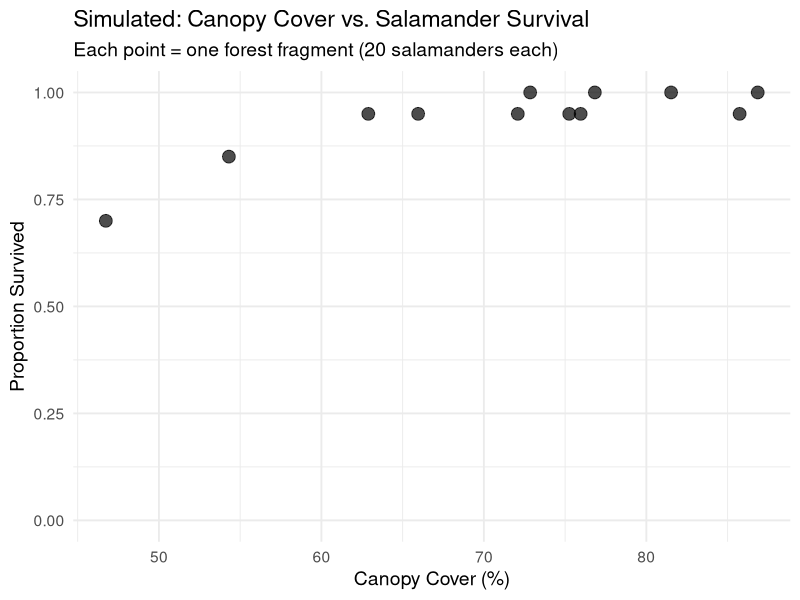

The R script that drew this image:
## ---- chunk 1
library(tidyverse)
library(lme4)  # for mixed models later

set.seed(42)

# Define the experimental structure - assigning the number of sites(n=12), salamanders per site (n = 20), and the total number of salamanders (n = 240)
n_fragments <- 12
n_salamanders_per_fragment <- 20
n_total <- n_fragments * n_salamanders_per_fragment

# Define the truth   
true_intercept <- -3.5   ##"beginning" survival - intercept
true_canopy_effect <- 0.09  ##log odds of survival rate  

# Create fragment-level data- fragments 1-12, with minimum canopy = 40 and max = 90
fragment_data <- data.frame(
  fragment_id = 1:n_fragments, ## get 12 rows with ID = 1- 12
  canopy_cover = runif(n_fragments, min = 40, max = 90) ## canopy cover ranging from 40-90
)

# Create salamander-level data (each salamander belongs to a fragment)
salamander_data <- data.frame(
  salamander_id = 1:n_total, ## give unique ID to each 240 slamanders
  fragment_id = rep(1:n_fragments, each = n_salamanders_per_fragment) ## assign 1 fragment ID to every 20 salamanders
)

# Merge to get canopy cover for each salamander
salamander_data <- salamander_data %>%
  left_join(fragment_data, by = "fragment_id") ##join data into one major dataset

# Simulate survival using logistic regression formula
salamander_data <- salamander_data %>%
  mutate(
    log_odds = true_intercept + true_canopy_effect * canopy_cover,##odds of survival given canopy effect(.09) times canopy cover
    prob_survival = 1 / (1 + exp(-log_odds)), ##return the probability of survival from log odds of survival
    survived = rbinom(n_total, size = 1, prob = prob_survival) ##pull random  variables(1= survived, 0 = dead) from binomial dist. given prob survival of that fragment
  )

# Look at the data
head(salamander_data)
summary(salamander_data)

# Visualize: proportion surviving in each fragment- summarizing data to just canopy cover and fragment ID
fragment_summary <- salamander_data %>%
  group_by(fragment_id, canopy_cover) %>%
  summarise(
    n_survived = sum(survived),
    n_total = n(),
    prop_survived = n_survived / n_total,
    .groups = "drop"
  )

ggplot(fragment_summary, aes(x = canopy_cover, y = prop_survived)) +
  geom_point(size = 4, alpha = 0.7) +
  labs(
    title = "Simulated: Canopy Cover vs. Salamander Survival",
    subtitle = "Each point = one forest fragment (20 salamanders each)",
    x = "Canopy Cover (%)",
    y = "Proportion Survived"
  ) +
  ylim(0, 1) +
  theme_minimal(base_size = 14)
